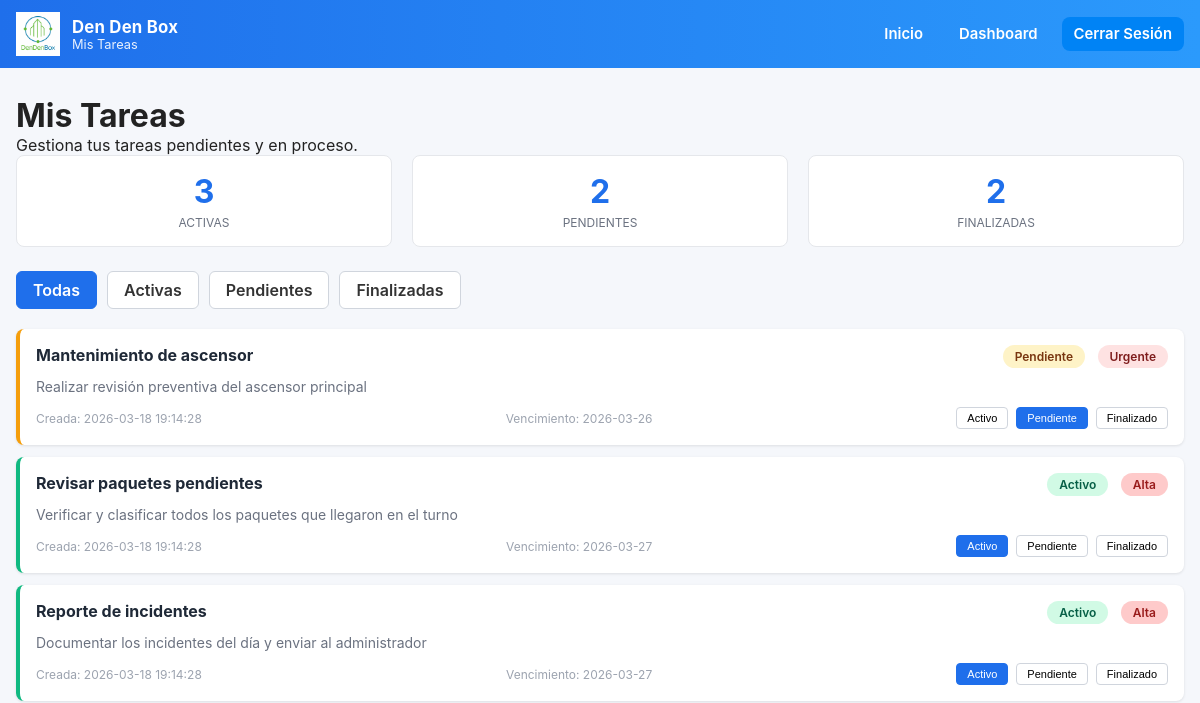
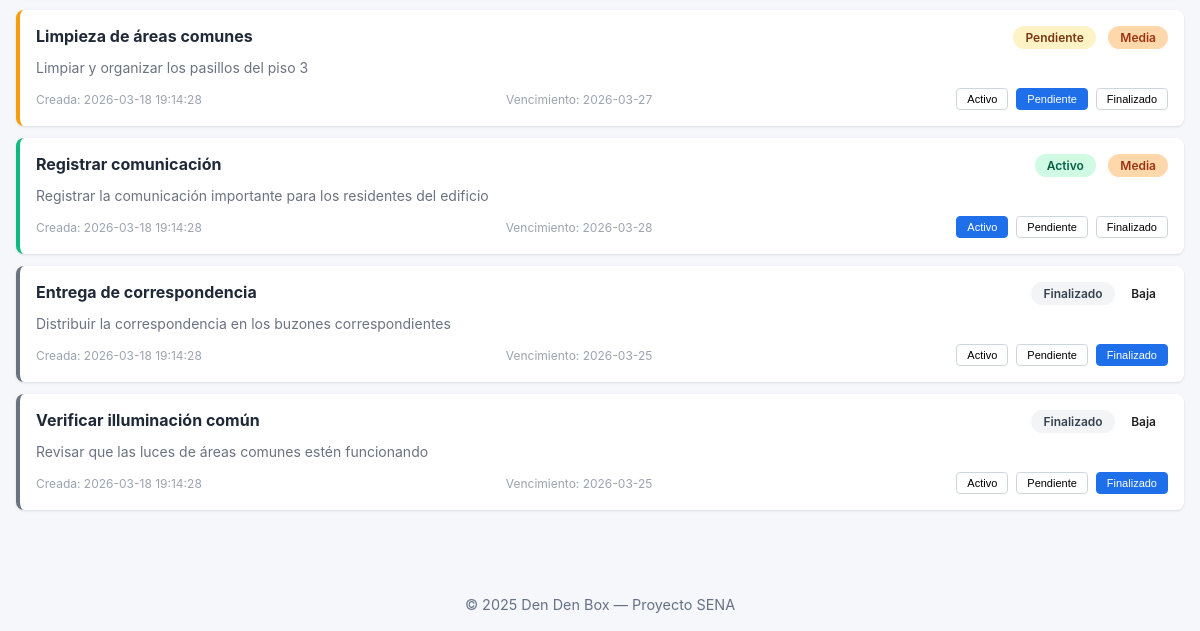
The page /programas/operador/listar_tareas_operador.php (signed in) on the database as committed earlier (2 pictures, top to bottom).
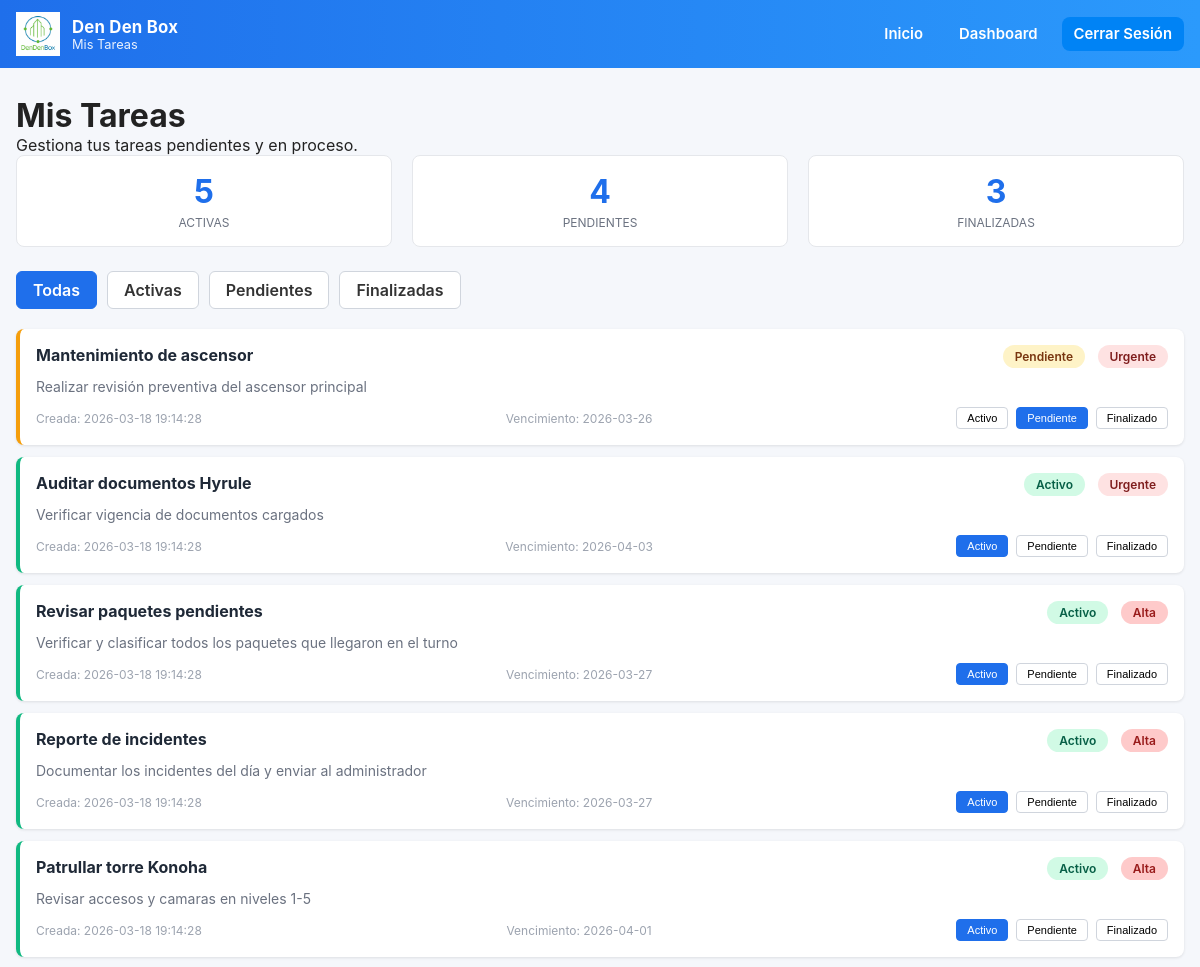
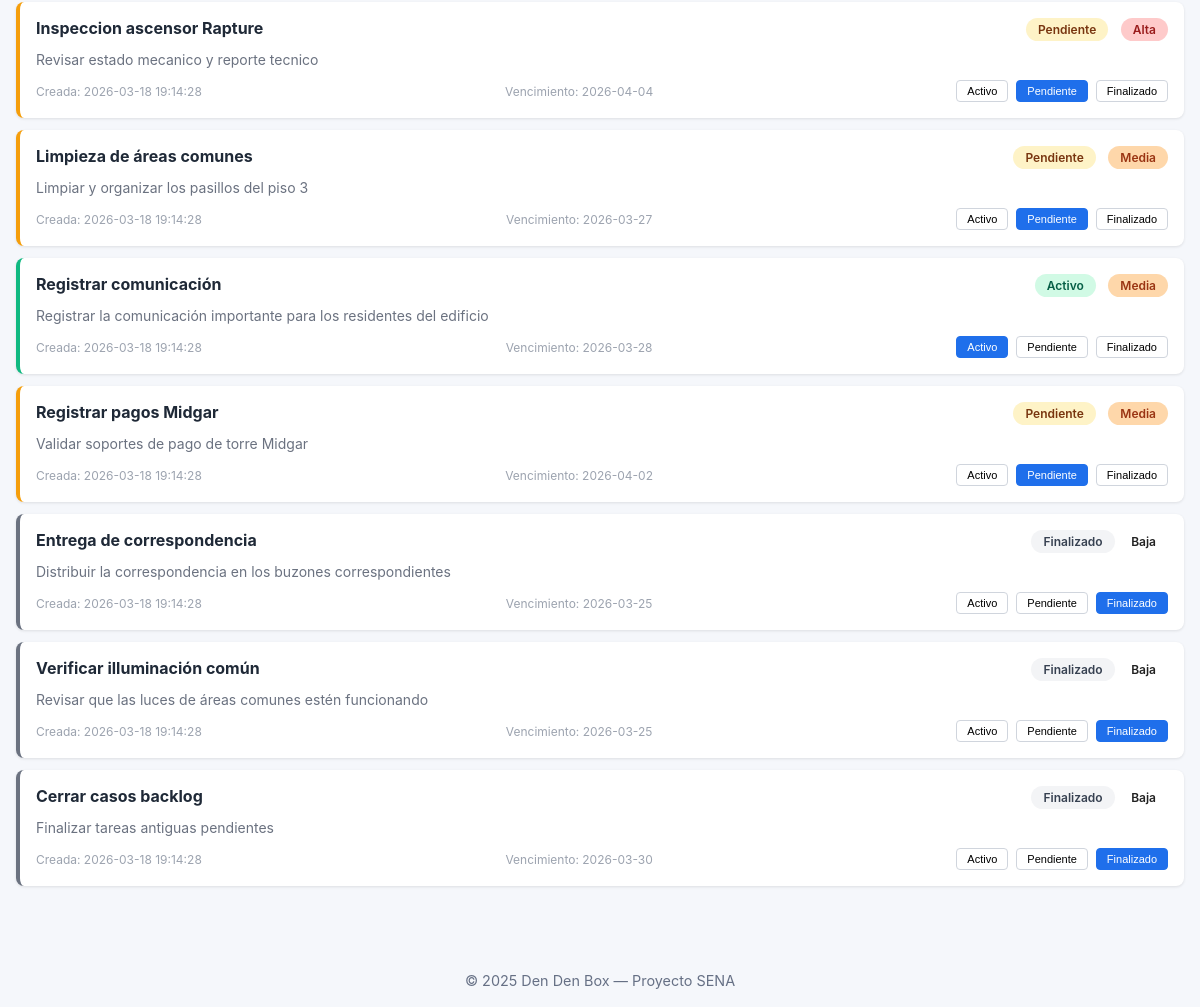
The same page on the database as committed later (2 pictures, top to bottom).
### tables this page shows
CREATE TABLE IF NOT EXISTS tareas (
    id INT AUTO_INCREMENT PRIMARY KEY,
    titulo VARCHAR(200) NOT NULL,
    descripcion TEXT NOT NULL,
    rol VARCHAR(50) NOT NULL,
    estado ENUM('Activo', 'Pendiente', 'Finalizado') DEFAULT 'Activo',
    prioridad ENUM('Baja', 'Media', 'Alta', 'Urgente') DEFAULT 'Media',
    fecha_creacion DATETIME DEFAULT CURRENT_TIMESTAMP,
    fecha_vencimiento DATE NOT NULL,
    INDEX idx_rol (rol),
    INDEX idx_estado (estado),
    INDEX idx_fecha_vencimiento (fecha_vencimiento)
);

### programas/operador/listar_tareas_operador.php (the view, shortened to what this page needs)
<?php
include("../comun/conexion.php");
$filtro_estado = isset($_GET['estado']) ? $_GET['estado'] : 'todos';
$sql = "SELECT id, titulo, descripcion, estado, fecha_creacion, fecha_vencimiento, prioridad FROM tareas WHERE rol = 'Operador'";
$sql .= " ORDER BY
    CASE
        WHEN prioridad = 'Urgente' THEN 1
        WHEN prioridad = 'Alta' THEN 2
        WHEN prioridad = 'Media' THEN 3
        ELSE 4
    END,
    fecha_vencimiento ASC";
$result = $conexion->query($sql);
$tareas_activas = $conexion->query("SELECT COUNT(*) as count FROM tareas WHERE rol = 'Operador' AND estado = 'Activo'")->fetch_assoc()['count'];
$tareas_pendientes = $conexion->query("SELECT COUNT(*) as count FROM tareas WHERE rol = 'Operador' AND estado = 'Pendiente'")->fetch_assoc()['count'];
$tareas_finalizadas = $conexion->query("SELECT COUNT(*) as count FROM tareas WHERE rol = 'Operador' AND estado = 'Finalizado'")->fetch_assoc()['count'];
?>
<!DOCTYPE html>
<html lang="es">
<head>
    <link rel="stylesheet" href="../../css/style.css">
</head>
<body>
<header class="header">
    <div class="container navbar">
        <a class="brand" href="../../html/operador/index_operador.html">
            <img src="../../img/logo.png">
            <div>
                <div class="title">Den Den Box</div>
                <div class="subtitle">Mis Tareas</div>
            </div>
        </a>
        <nav class="nav-links">
            <a href="../../html/operador/index_operador.html">Inicio</a>
            <a href="../../html/operador/operator_dashboard.html">Dashboard</a>
            <a href="../../programas/auth/logout.php" class="btn-login">Cerrar Sesión</a>
        </nav>
    </div>
</header>
<main class="container" style="padding-top:28px;">
    <h1>Mis Tareas</h1>
    <p>Gestiona tus tareas pendientes y en proceso.</p>
    <div class="stats">
        <div class="stat-box">
            <div class="stat-number"><?php echo $tareas_activas; ?></div>
            <div class="stat-label">Activas</div>
        </div>
        <div class="stat-box">
            <div class="stat-number"><?php echo $tareas_pendientes; ?></div>
            <div class="stat-label">Pendientes</div>
        </div>
        <div class="stat-box">
            <div class="stat-number"><?php echo $tareas_finalizadas; ?></div>
            <div class="stat-label">Finalizadas</div>
        </div>
    </div>
    <div class="filter-buttons">
        <a href="?estado=todos" class="<?php echo $filtro_estado === 'todos' ? 'active' : ''; ?>">Todas</a>
        <a href="?estado=Activo" class="<?php echo $filtro_estado === 'Activo' ? 'active' : ''; ?>">Activas</a>
        <a href="?estado=Pendiente" class="<?php echo $filtro_estado === 'Pendiente' ? 'active' : ''; ?>">Pendientes</a>
        <a href="?estado=Finalizado" class="<?php echo $filtro_estado === 'Finalizado' ? 'active' : ''; ?>">Finalizadas</a>
    </div>
    <div>
        <?php
        if ($result->num_rows > 0) {
            while($row = $result->fetch_assoc()) {
                $estado_clase = strtolower($row['estado']);
                $prioridad_clase = 'badge-' . strtolower($row['prioridad']);
                $id_tarea = $row['id'];
                echo "<div class='task-card {$estado_clase}'>";
                echo "  <div class='task-header'>";
                echo "    <div class='task-title'>" . htmlspecialchars($row['titulo']) . "</div>";
                echo "    <div>";
                echo "      <span class='task-badge badge-{$estado_clase}'>" . ucfirst($row['estado']) . "</span>";
                echo "      <span class='task-badge {$prioridad_clase}'>" . ucfirst($row['prioridad']) . "</span>";
                echo "    </div>";
                echo "  </div>";
                echo "  <div class='task-description'>" . htmlspecialchars($row['descripcion']) . "</div>";
                echo "  <div class='task-footer'>";
                echo "    <span>Creada: " . $row['fecha_creacion'] . "</span>";
                echo "    <span>Vencimiento: " . $row['fecha_vencimiento'] . "</span>";
                echo "    <div class='task-actions'>";
                echo "      <button class='btn-state " . ($row['estado'] === 'Activo' ? 'active' : '') . "' onclick=\"cambiarEstado({$id_tarea}, 'Activo')\">Activo</button>";
                echo "      <button class='btn-state " . ($row['estado'] === 'Pendiente' ? 'active' : '') . "' onclick=\"cambiarEstado({$id_tarea}, 'Pendiente')\">Pendiente</button>";
                echo "      <button class='btn-state " . ($row['estado'] === 'Finalizado' ? 'active' : '') . "' onclick=\"cambiarEstado({$id_tarea}, 'Finalizado')\">Finalizado</button>";
                echo "    </div>";
                echo "  </div>";
                echo "</div>";
            }
        } else {
            echo "<div class='no-tasks'>";
            echo "  <p>No hay tareas en este estado.</p>";
            echo "</div>";
        }
        ?>
    </div>
</main>
<footer class="footer" style="margin-top: 40px;">© 2025 Den Den Box — Proyecto SENA</footer>
</body>
</html>

### css/style.css (style rules this page uses)
* { box-sizing: border-box; margin: 0; padding: 0; }
html,body { height: 100%; font-family: Inter, "Segoe UI", Roboto, Arial, sans-serif; color: #222; background:#f5f7fb; }
:root { --primary: #1f6feb; --dark: #0b2545; --muted: #667085; --card-bg: #ffffff; --accent: #06b6d4; --glass: rgba(255,255,255,0.6); }
.container { max-width:1200px; margin: 0 auto; padding: 16px; }
.header { background: linear-gradient(90deg,var(--primary), #2b9afc); color: white; }
.navbar { display:flex; align-items:center; justify-content:space-between; padding: 12px 16px; }
.brand { display:flex; align-items:center; gap:12px; text-decoration:none; color:inherit; }
.brand img { width:44px; height:44px; object-fit:contain; }
.brand .title { font-weight:700; font-size:1.05rem; letter-spacing:0.2px; }
.brand .subtitle { font-size:0.8rem; color: rgba(255,255,255,0.9); }
.nav-links { display:flex; gap:12px; align-items:center; }
.nav-links a { color: white; text-decoration:none; padding:8px 12px; border-radius:8px; font-weight:600; font-size:0.93rem; }
.btn-login { background: #0083f5; color: var(--primary); padding:8px 12px; border-radius:8px; text-decoration:none; font-weight:700; }
.pendiente { background: #fab1a0; color: #a84332; }
.footer { margin-top:36px; padding:18px; text-align:center; color:var(--muted); font-size:0.9rem; }

### programas/operador/listar_tareas_operador.php (style rules this page uses)
.filter-buttons { display: flex; gap: 10px; margin-bottom: 20px; flex-wrap: wrap; }
.filter-buttons a, .filter-buttons form button { padding: 8px 16px; border-radius: 6px; border: 1px solid #d0d5dd; background: white; cursor: pointer; text-decoration: none; color: #333; font-weight: 600; transition: all 0.3s ease; }
.filter-buttons a.active { background: var(--primary); color: white; border-color: var(--primary); }
.task-card { background: white; border-left: 4px solid #d0d5dd; padding: 16px; margin-bottom: 12px; border-radius: 8px; box-shadow: 0 1px 3px rgba(0,0,0,0.1); }
.task-card.activo { border-left-color: #10b981; }
.task-card.pendiente { border-left-color: #f59e0b; }
.task-card.finalizado { border-left-color: #6b7280; }
.task-header { display: flex; justify-content: space-between; align-items: start; margin-bottom: 8px; }
.task-title { font-size: 16px; font-weight: 700; color: #1f2937; flex: 1; }
.task-badge { display: inline-block; padding: 4px 12px; border-radius: 9999px; font-size: 12px; font-weight: 600; white-space: nowrap; }
.badge-activo { background: #d1fae5; color: #065f46; }
.badge-pendiente { background: #fef3c7; color: #78350f; }
.badge-finalizado { background: #f3f4f6; color: #374151; }
.badge-urgente { background: #fee2e2; color: #7f1d1d; margin-left: 8px; }
.badge-alta { background: #fecaca; color: #991b1b; margin-left: 8px; }
.badge-media { background: #fed7aa; color: #9a3412; margin-left: 8px; }
.task-description { color: #6b7280; font-size: 14px; margin-bottom: 10px; line-height: 1.5; }
.task-footer { display: flex; justify-content: space-between; align-items: center; font-size: 12px; color: #9ca3af; gap: 10px; flex-wrap: wrap; }
.task-actions { display: flex; gap: 8px; }
.btn-state { padding: 4px 10px; border: 1px solid #d0d5dd; background: white; border-radius: 4px; font-size: 11px; cursor: pointer; transition: all 0.2s ease; }
.btn-state.active { background: var(--primary); color: white; border-color: var(--primary); }
.stats { display: flex; gap: 20px; margin-bottom: 24px; padding: 0; flex-wrap: wrap; }
.stat-box { flex: 1; min-width: 130px; background: white; padding: 16px; border-radius: 8px; border: 1px solid #e5e7eb; text-align: center; }
.stat-number { font-size: 32px; font-weight: 700; color: var(--primary); }
.stat-label { font-size: 12px; color: #6b7280; margin-top: 4px; text-transform: uppercase; }

Rows that differ between the two databases and show on the page:
added tareas: titulo "Auditar documentos Hyrule", estado "Activo", prioridad "Urgente", descripcion "Verificar vigencia de documentos cargados", fecha_creacion "2026-03-18 19:14:28", fecha_vencimiento "2026-04-03"
added tareas: titulo "Patrullar torre Konoha", estado "Activo", prioridad "Alta", descripcion "Revisar accesos y camaras en niveles 1-5", fecha_creacion "2026-03-18 19:14:28", fecha_vencimiento "2026-04-01"
added tareas: titulo "Inspeccion ascensor Rapture", estado "Pendiente", prioridad "Alta", descripcion "Revisar estado mecanico y reporte tecnico", fecha_creacion "2026-03-18 19:14:28", fecha_vencimiento "2026-04-04"
added tareas: titulo "Registrar pagos Midgar", estado "Pendiente", prioridad "Media", descripcion "Validar soportes de pago de torre Midgar", fecha_creacion "2026-03-18 19:14:28", fecha_vencimiento "2026-04-02"
added tareas: titulo "Cerrar casos backlog", estado "Finalizado", prioridad "Baja", descripcion "Finalizar tareas antiguas pendientes", fecha_creacion "2026-03-18 19:14:28", fecha_vencimiento "2026-03-30"
Other text that changed with them:
$tareas_activas: "3" → "5"
$tareas_pendientes: "2" → "4"
$tareas_finalizadas: "2" → "3"
